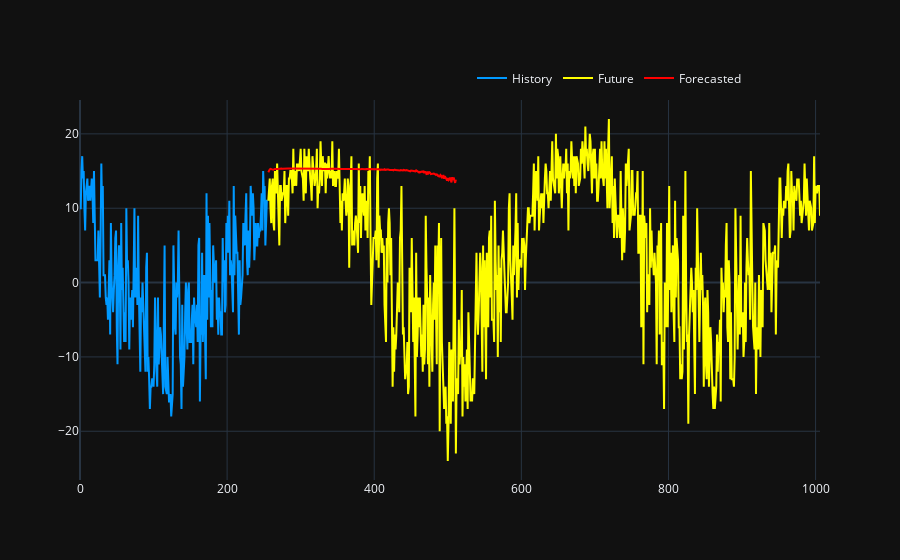

Source (notebook cell):
### Code cell
fh = block_size
ts = train_set.Elec_kW.values[-block_size:]
ts_future = valid_set.Elec_kW.values[:fh*5]
#
ts = exp.preprocess(ts) # TODO add ts copy 
output = exp.model.predict(ts, fh)
# rescale and add trend, etc..
output = exp.posprocess(output)
    # # exp.print_metrics(next_validation_values[:fh], pred_y[:fh])
plot_predictions(train_set.Elec_kW.values[-block_size:], ts_future, output)

### Figure 1 — Plotly figure (JSON) as saved in the notebook; plotly's stock layout.template omitted (floating-point values rounded to 4 significant figures; data arrays with more than 128 entries replaced by an {"elided": "..."} marker saying what was removed)
{"data": [{"hovertemplate": "$%{y:.2f}", "line": {"color": "#0099ff"}, "mode": "lines", "name": "History", "type": "scatter", "x": {"elided": "256 int values"}, "y": {"elided": "256 int values"}}, {"hovertemplate": "$%{y:.2f}", "line": {"color": "yellow"}, "mode": "lines", "name": "Future", "type": "scatter", "x": {"elided": "751 int values"}, "y": {"elided": "751 int values"}}, {"hovertemplate": "$%{y:.2f}", "line": {"color": "red"}, "mode": "lines", "name": "Forecasted", "type": "scatter", "x": {"elided": "256 int values"}, "y": {"elided": "256 float values"}}], "layout": {"hovermode": "x unified", "legend": {"orientation": "h", "x": 0.9, "xanchor": "right", "y": 1.02, "yanchor": "bottom"}, "xaxis": {"rangeselector": {"font": {"color": "black"}}}, "yaxis": {"fixedrange": true}}}
